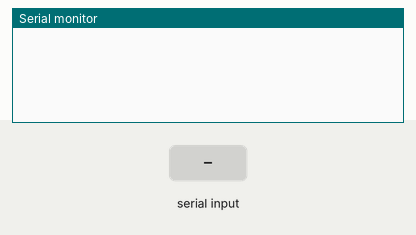
This sketch was run on a simulated Arduino Uno, built with avr-gcc and run on an emulated ATmega328P. Shown: the last lines printed to the serial monitor. The inputs (shaded band) are chosen by the test bench.

Above: at 1.2 s.
1.3 s: "1" received over Serial
At 2.5 s:
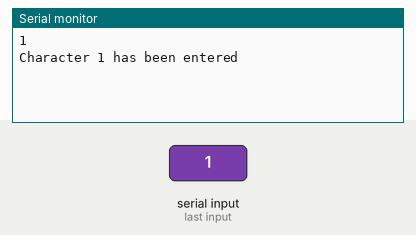
2.8 s: "0" received over Serial
At 3.9 s:
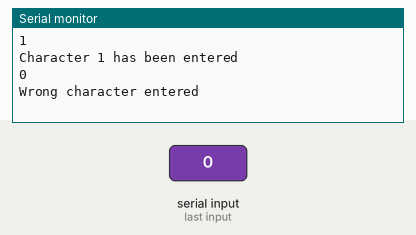

The sketch:

readInputChar.ino
```cpp
void setup() {
  Serial.begin(9600); //open serial port to send data
}

void loop() {
  if(Serial.available()) {
    char inputChar=Serial.read();
    Serial.println(inputChar);
    if(inputChar == '1' || inputChar == '9') Serial.println ("Character 1 has been entered");
    else Serial.println("Wrong character entered");
  }
}
```

Measured:
- after the input at 1.3 s, the serial monitor: prints a new line at once (image 1)
- after the input at 2.8 s, the serial monitor: prints a new line at once (image 2)
